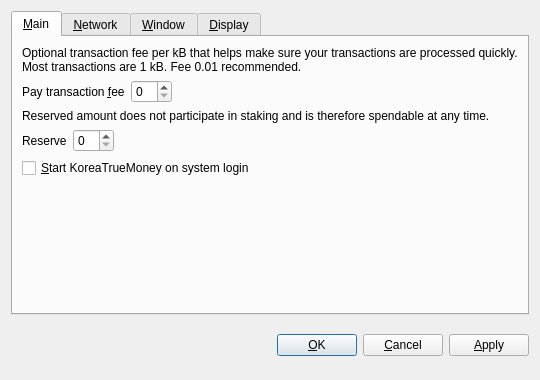
<?xml version="1.0" encoding="UTF-8"?>
<ui version="4.0">
 <class>OptionsDialog</class>
 <widget class="QDialog" name="OptionsDialog">
  <property name="geometry">
   <rect>
    <x>0</x>
    <y>0</y>
    <width>540</width>
    <height>380</height>
   </rect>
  </property>
  <property name="windowTitle">
   <string>Options</string>
  </property>
  <property name="modal">
   <bool>true</bool>
  </property>
  <layout class="QVBoxLayout" name="verticalLayout">
   <item>
    <widget class="QTabWidget" name="tabWidget">
     <property name="tabPosition">
      <enum>QTabWidget::North</enum>
     </property>
     <property name="currentIndex">
      <number>0</number>
     </property>
     <widget class="QWidget" name="tabMain">
      <attribute name="title">
       <string>&amp;Main</string>
      </attribute>
      <layout class="QVBoxLayout" name="verticalLayout_Main">
       <item>
        <widget class="QLabel" name="transactionFeeInfoLabel">
         <property name="text">
          <string>Optional transaction fee per kB that helps make sure your transactions are processed quickly. Most transactions are 1 kB. Fee 0.01 recommended.</string>
         </property>
         <property name="textFormat">
          <enum>Qt::PlainText</enum>
         </property>
         <property name="wordWrap">
          <bool>true</bool>
         </property>
        </widget>
       </item>
       <item>
        <layout class="QHBoxLayout" name="horizontalLayoutFee">
         <item>
          <widget class="QLabel" name="transactionFeeLabel">
           <property name="text">
            <string>Pay transaction &amp;fee</string>
           </property>
           <property name="textFormat">
            <enum>Qt::PlainText</enum>
           </property>
           <property name="buddy">
            <cstring>transactionFee</cstring>
           </property>
          </widget>
         </item>
         <item>
          <widget class="BitcoinAmountField" name="transactionFee"/>
         </item>
         <item>
          <spacer name="horizontalSpacerFee">
           <property name="orientation">
            <enum>Qt::Horizontal</enum>
           </property>
           <property name="sizeHint" stdset="0">
            <size>
             <width>40</width>
             <height>20</height>
            </size>
           </property>
          </spacer>
         </item>
        </layout>
       </item>
       <item>
        <widget class="QLabel" name="reserveBalanceInfoLabel">
         <property name="text">
          <string>Reserved amount does not participate in staking and is therefore spendable at any time.</string>
         </property>
         <property name="textFormat">
          <enum>Qt::PlainText</enum>
         </property>
         <property name="wordWrap">
          <bool>true</bool>
         </property>
        </widget>
       </item>
       <item>
        <layout class="QHBoxLayout" name="horizontalLayoutReserveBalance">
         <item>
          <widget class="QLabel" name="reserveBalanceLabel">
           <property name="text">
            <string>Reserve</string>
           </property>
           <property name="textFormat">
            <enum>Qt::PlainText</enum>
           </property>
           <property name="buddy">
            <cstring>reserveBalance</cstring>
           </property>
          </widget>
         </item>
         <item>
          <widget class="BitcoinAmountField" name="reserveBalance"/>
         </item>
         <item>
          <spacer name="horizontalSpacerReserveBalance">
           <property name="orientation">
            <enum>Qt::Horizontal</enum>
           </property>
           <property name="sizeHint" stdset="0">
            <size>
             <width>40</width>
             <height>20</height>
            </size>
           </property>
          </spacer>
         </item>
        </layout>
       </item>
       <item>
        <widget class="QCheckBox" name="bitcoinAtStartup">
         <property name="toolTip">
          <string>Automatically start KoreaTrueMoney after logging in to the system.</string>
         </property>
         <property name="text">
          <string>&amp;Start KoreaTrueMoney on system login</string>
         </property>
        </widget>
       </item>
       <item>
        <spacer name="verticalSpacer_Main">
         <property name="orientation">
          <enum>Qt::Vertical</enum>
         </property>
         <property name="sizeHint" stdset="0">
          <size>
           <width>20</width>
           <height>40</height>
          </size>
         </property>
        </spacer>
       </item>
      </layout>
     </widget>
     <widget class="QWidget" name="tabNetwork">
      <attribute name="title">
       <string>&amp;Network</string>
      </attribute>
      <layout class="QVBoxLayout" name="verticalLayout_Network">
       <item>
        <widget class="QCheckBox" name="mapPortUpnp">
         <property name="toolTip">
          <string>Automatically open the KoreaTrueMoney client port on the router. This only works when your router supports UPnP and it is enabled.</string>
         </property>
         <property name="text">
          <string>Map port using &amp;UPnP</string>
         </property>
        </widget>
       </item>
       <item>
        <widget class="QCheckBox" name="connectSocks">
         <property name="toolTip">
          <string>Connect to the KoreaTrueMoney network through a SOCKS5 proxy (e.g. when connecting through Tor).</string>
         </property>
         <property name="text">
          <string>&amp;Connect through SOCKS5 proxy:</string>
         </property>
        </widget>
       </item>
       <item>
        <layout class="QHBoxLayout" name="horizontalLayout_Network">
         <item>
          <widget class="QLabel" name="proxyIpLabel">
           <property name="text">
            <string>Proxy &amp;IP:</string>
           </property>
           <property name="textFormat">
            <enum>Qt::PlainText</enum>
           </property>
           <property name="buddy">
            <cstring>proxyIp</cstring>
           </property>
          </widget>
         </item>
         <item>
          <widget class="QValidatedLineEdit" name="proxyIp">
           <property name="maximumSize">
            <size>
             <width>140</width>
             <height>16777215</height>
            </size>
           </property>
           <property name="toolTip">
            <string>IP address of the proxy (e.g. 127.0.0.1)</string>
           </property>
          </widget>
         </item>
         <item>
          <widget class="QLabel" name="proxyPortLabel">
           <property name="text">
            <string>&amp;Port:</string>
           </property>
           <property name="textFormat">
            <enum>Qt::PlainText</enum>
           </property>
           <property name="buddy">
            <cstring>proxyPort</cstring>
           </property>
          </widget>
         </item>
         <item>
          <widget class="QLineEdit" name="proxyPort">
           <property name="maximumSize">
            <size>
             <width>55</width>
             <height>16777215</height>
            </size>
           </property>
           <property name="toolTip">
            <string>Port of the proxy (e.g. 9050)</string>
           </property>
          </widget>
         </item>
         <item>
          <spacer name="horizontalSpacer_Network">
           <property name="orientation">
            <enum>Qt::Horizontal</enum>
           </property>
           <property name="sizeHint" stdset="0">
            <size>
             <width>40</width>
             <height>20</height>
            </size>
           </property>
          </spacer>
         </item>
        </layout>
       </item>
       <item>
        <spacer name="verticalSpacer_Network">
         <property name="orientation">
          <enum>Qt::Vertical</enum>
         </property>
         <property name="sizeHint" stdset="0">
          <size>
           <width>20</width>
           <height>40</height>
          </size>
         </property>
        </spacer>
       </item>
      </layout>
     </widget>
     <widget class="QWidget" name="tabWindow">
      <attribute name="title">
       <string>&amp;Window</string>
      </attribute>
      <layout class="QVBoxLayout" name="verticalLayout_Window">
       <item>
        <widget class="QCheckBox" name="minimizeToTray">
         <property name="toolTip">
          <string>Show only a tray icon after minimizing the window.</string>
         </property>
         <property name="text">
          <string>&amp;Minimize to the tray instead of the taskbar</string>
         </property>
        </widget>
       </item>
       <item>
        <widget class="QCheckBox" name="minimizeOnClose">
         <property name="toolTip">
          <string>Minimize instead of exit the application when the window is closed. When this option is enabled, the application will be closed only after selecting Quit in the menu.</string>
         </property>
         <property name="text">
          <string>M&amp;inimize on close</string>
         </property>
        </widget>
       </item>
       <item>
        <spacer name="verticalSpacer_Window">
         <property name="orientation">
          <enum>Qt::Vertical</enum>
         </property>
         <property name="sizeHint" stdset="0">
          <size>
           <width>20</width>
           <height>40</height>
          </size>
         </property>
        </spacer>
       </item>
      </layout>
     </widget>
     <widget class="QWidget" name="tabDisplay">
      <attribute name="title">
       <string>&amp;Display</string>
      </attribute>
      <layout class="QVBoxLayout" name="verticalLayout_Display">
       <item>
        <layout class="QHBoxLayout" name="horizontalLayout_1_Display">
         <item>
          <widget class="QLabel" name="langLabel">
           <property name="text">
            <string>User Interface &amp;language:</string>
           </property>
           <property name="textFormat">
            <enum>Qt::PlainText</enum>
           </property>
           <property name="buddy">
            <cstring>lang</cstring>
           </property>
          </widget>
         </item>
         <item>
          <widget class="QValueComboBox" name="lang">
           <property name="toolTip">
            <string>The user interface language can be set here. This setting will take effect after restarting KoreaTrueMoney.</string>
           </property>
          </widget>
         </item>
        </layout>
       </item>
       <item>
        <layout class="QHBoxLayout" name="horizontalLayout_2_Display">
         <item>
          <widget class="QLabel" name="unitLabel">
           <property name="text">
            <string>&amp;Unit to show amounts in:</string>
           </property>
           <property name="textFormat">
            <enum>Qt::PlainText</enum>
           </property>
           <property name="buddy">
            <cstring>unit</cstring>
           </property>
          </widget>
         </item>
         <item>
          <widget class="QValueComboBox" name="unit">
           <property name="toolTip">
            <string>Choose the default subdivision unit to show in the interface and when sending coins.</string>
           </property>
          </widget>
         </item>
        </layout>
       </item>
       <item>
        <widget class="QCheckBox" name="coinControlFeatures">
         <property name="toolTip">
          <string>Whether to show coin control features or not.</string>
         </property>
         <property name="text">
          <string>Display coin &amp;control features (experts only!)</string>
         </property>
        </widget>
       </item>
       <item>
        <widget class="QCheckBox" name="useBlackTheme">
         <property name="text">
          <string>Use black visual theme (requires restart)</string>
         </property>
        </widget>
       </item>
       <item>
        <spacer name="verticalSpacer_Display">
         <property name="orientation">
          <enum>Qt::Vertical</enum>
         </property>
         <property name="sizeHint" stdset="0">
          <size>
           <width>20</width>
           <height>40</height>
          </size>
         </property>
        </spacer>
       </item>
      </layout>
     </widget>
    </widget>
   </item>
   <item>
    <layout class="QHBoxLayout" name="horizontalLayout_Buttons">
     <item>
      <spacer name="horizontalSpacer_1">
       <property name="orientation">
        <enum>Qt::Horizontal</enum>
       </property>
       <property name="sizeHint" stdset="0">
        <size>
         <width>40</width>
         <height>48</height>
        </size>
       </property>
      </spacer>
     </item>
     <item>
      <widget class="QLabel" name="statusLabel">
       <property name="font">
        <font>
         <weight>75</weight>
         <bold>true</bold>
        </font>
       </property>
       <property name="text">
        <string/>
       </property>
       <property name="textFormat">
        <enum>Qt::PlainText</enum>
       </property>
       <property name="wordWrap">
        <bool>true</bool>
       </property>
      </widget>
     </item>
     <item>
      <spacer name="horizontalSpacer_2">
       <property name="orientation">
        <enum>Qt::Horizontal</enum>
       </property>
       <property name="sizeHint" stdset="0">
        <size>
         <width>40</width>
         <height>48</height>
        </size>
       </property>
      </spacer>
     </item>
     <item>
      <widget class="QPushButton" name="okButton">
       <property name="text">
        <string>&amp;OK</string>
       </property>
      </widget>
     </item>
     <item>
      <widget class="QPushButton" name="cancelButton">
       <property name="text">
        <string>&amp;Cancel</string>
       </property>
       <property name="autoDefault">
        <bool>false</bool>
       </property>
      </widget>
     </item>
     <item>
      <widget class="QPushButton" name="applyButton">
       <property name="text">
        <string>&amp;Apply</string>
       </property>
       <property name="autoDefault">
        <bool>false</bool>
       </property>
      </widget>
     </item>
    </layout>
   </item>
  </layout>
 </widget>
 <customwidgets>
  <customwidget>
   <class>BitcoinAmountField</class>
   <extends>QSpinBox</extends>
   <header>bitcoinamountfield.h</header>
  </customwidget>
  <customwidget>
   <class>QValueComboBox</class>
   <extends>QComboBox</extends>
   <header>qvaluecombobox.h</header>
  </customwidget>
  <customwidget>
   <class>QValidatedLineEdit</class>
   <extends>QLineEdit</extends>
   <header>qvalidatedlineedit.h</header>
  </customwidget>
 </customwidgets>
 <resources/>
 <connections/>
</ui>
